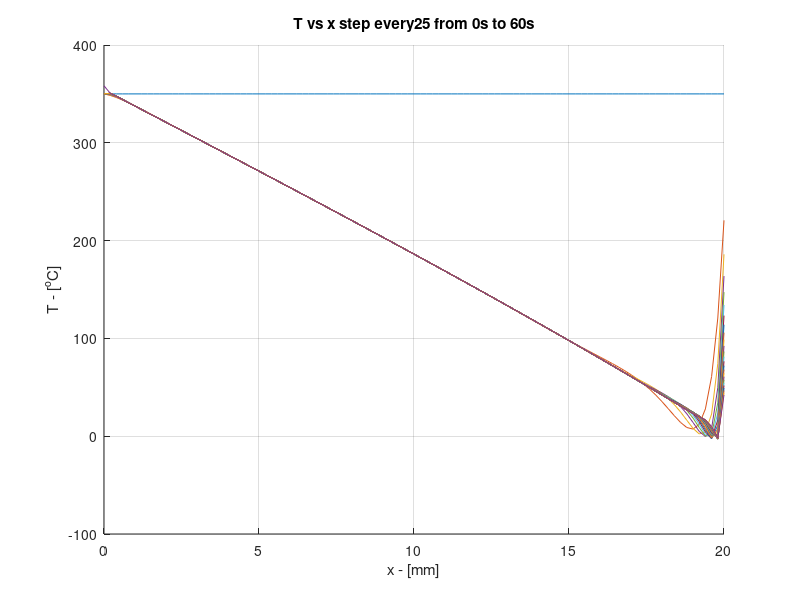

This chart was generated by the following MATLAB code:
clear; clc; 
close all;
% Information given
h = 150;% w/m^2k convection coeff 
k = 11; % w/mk conduction coeff
N = 101; % nodes
r = 0.02; % meters
rhost = 7810; % density of steel
rhoair = 1.204; % density of air
V_room = 25; % meters cubed
cpst = 0.51; % kj/kgk specific heat steel
cpair = 1.006; % kj/kgk specific heat air
Tamb = 24; % room temperature centigrade
Tin = 350; % sphere temperature initial centigrade
Tfn = 24; % sphere temperature final centigrade
alpha = k/(rhost*cpst);
Ac = pi*r^2;
P = 4*r;
m=sqrt(h*P/(k*Ac));
% Creating grid necessary for nodal analysis
xi = linspace(0,r,N)';
dx = xi(2)-xi(1);

% Creating Matrix
A = zeros(N); 
A(1,1) = 1;


% Column Vector
b = zeros(N,1);
b(1) = -Tamb;


% NODES
for i = 2:N-1
    A(i,i-1) = alpha/dx^2;
    A(i,i) = -alpha/dx^2*(2+m^2*dx^2);
    A(i,i+1) = alpha/dx^2;
    b(i) = alpha*m^2*Tin;
end % This is for middle NODES

% Equations for next step
A(N,N-1) = 2*alpha/dx^2;
A(N,N) = -2*alpha/dx^2*(2+m^2*dx^2/2);
b(N) = alpha*m^2*Tin;

% Time variables and Steps
dt = 25e-3;
tf=60;
t = 0:dt:tf;
numTimehops = length(t);

% Matrices created
I = eye(N);
m1 = I-dt/2*A;
m2 = I+dt/2*A;

T = zeros(N,numTimehops);

T(:,1) = Tin;

invm1 = m1\I;

for i = 1:numTimehops-1
    T(1,i) = Tin;
    T(:,i+1) = invm1*m2*T(:,i)+dt*invm1*b;
    
end


%% Ploting
hold on;
grid on;
plot(xi*1000,T(:,1:100:end))
title(['T vs x step every', num2str(1000*dt),' from 0s to ', num2str(tf),'s']);
xlabel('x - [mm]'); 
ylabel('T - [^oC]');



